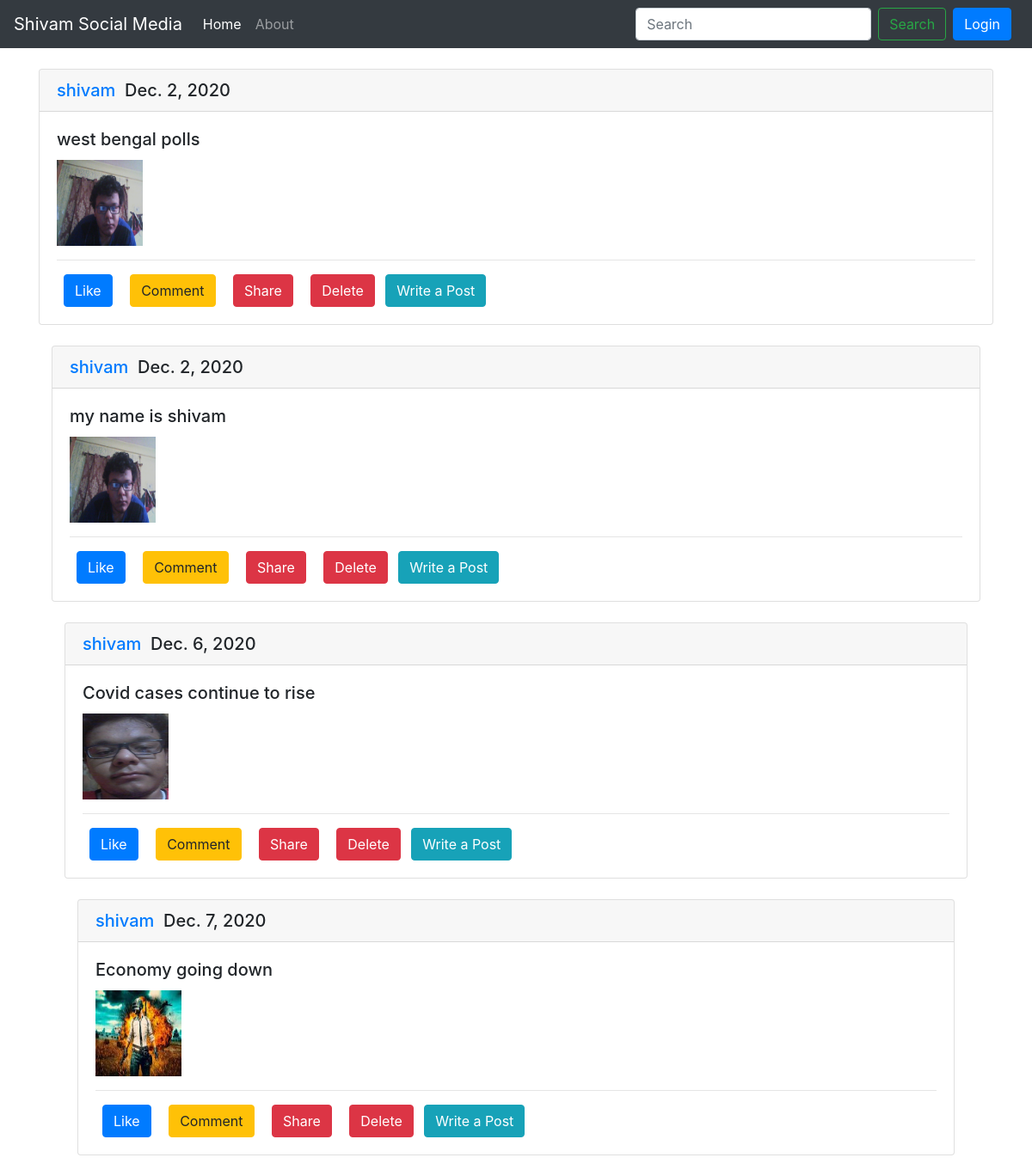
Screenshot of /userpage/ (signed in) with the database file from the repository.
### userpage/models.py (models this page shows, shortened)
class Post(models.Model):
    user=models.ForeignKey(User,on_delete=models.CASCADE)
    captions=models.CharField(max_length=50)
    date=models.DateTimeField(auto_now_add=True)
    image=models.ImageField(upload_to='static/')

### userpage/views.py (the view)
# urls.py: path('', views.userhome,name='userhome'),
def userhome(request):
    posts=Post.objects.all()
    data={'posts':posts}
    return render(request,'postfeed.html',data)

### templates/postfeed.html (shortened to what this page needs)
{% extends 'base.html' %}
{% load static %}
{% block body %}
{% for i in posts %}
<div class="container my-4">
<div class="card">
    <h5 class="card-header"><a href="{% url 'userprofile' i.user %}">{{i.user}}</a> &nbsp;{{i.date.date}}</h5>
    <div class="card-body">
      <h5 class="card-title">{{i.captions}}</h5>
      <p class="card-text"><img src="{{i.image.url}}" width="100px" height="100px" alt=""></p>
      <hr>
      <a href="{% url 'likepost'  %}" class="btn btn-primary mx-2 like" style="color: white;" id="{{i.id}}">Like</a>
      <a href="{% url 'comment'  %}" class="btn btn-warning mx-2">Comment</a>
      <a href="#" class="btn btn-danger mx-2">Share</a>
      {% if i.user == request.user %}
      <a href="{% url 'delPost' i.id %}" class="btn btn-danger mx-2">Delete</a>
      {% endif %}
      <button type="button" class="btn btn-info" data-toggle="modal" data-target="#postModal">
        Write a Post
      </button>
    </div>
  </div>
  {% endfor %}
</div>
{% endblock %}

### templates/base.html (shortened to what this page needs)
<!doctype html>
<html lang="en">
  <head>
    <link rel="stylesheet" href="https://cdn.jsdelivr.net/npm/bootstrap@4.5.3/dist/css/bootstrap.min.css">
  </head>
  <body>
    <nav class="navbar navbar-expand-lg navbar-dark bg-dark">
        <a class="navbar-brand" href="/">Shivam Social Media</a><br>
        <div class="collapse navbar-collapse" id="navbarSupportedContent">
          <ul class="navbar-nav mr-auto">
            <li class="nav-item active">
              <a class="nav-link" href="/">Home <span class="sr-only">(current)</span></a>
            </li>
            <li class="nav-item">
              <a class="nav-link" href="#">About</a>
            </li>
          </ul>
          <form class="form-inline my-2 my-lg-0" action="/userpage/search" method="get">
            <input class="form-control mr-sm-2" type="search" placeholder="Search" aria-label="Search" name="search">
            <button class="btn btn-outline-success my-2 my-sm-0" type="submit">Search</button>
          </form>
        </div>
<button type="button" class="btn btn-primary mx-2" data-toggle="modal" data-target="#loginModal">
  Login
</button>
      </nav>
      {% block body %}{% endblock body %}
  </body>
</html>

### rows the page displays
Post: user "shivam", date "Dec. 2, 2020", captions "west bengal polls", image (picture), shows "Delete"
Post: user "shivam", date "Dec. 2, 2020", captions "my name is shivam", image (picture), shows "Delete"
Post: user "shivam", date "Dec. 6, 2020", captions "Covid cases continue to rise", image (picture), shows "Delete"
Post: user "shivam", date "Dec. 7, 2020", captions "Economy going down", image (picture), shows "Delete"
